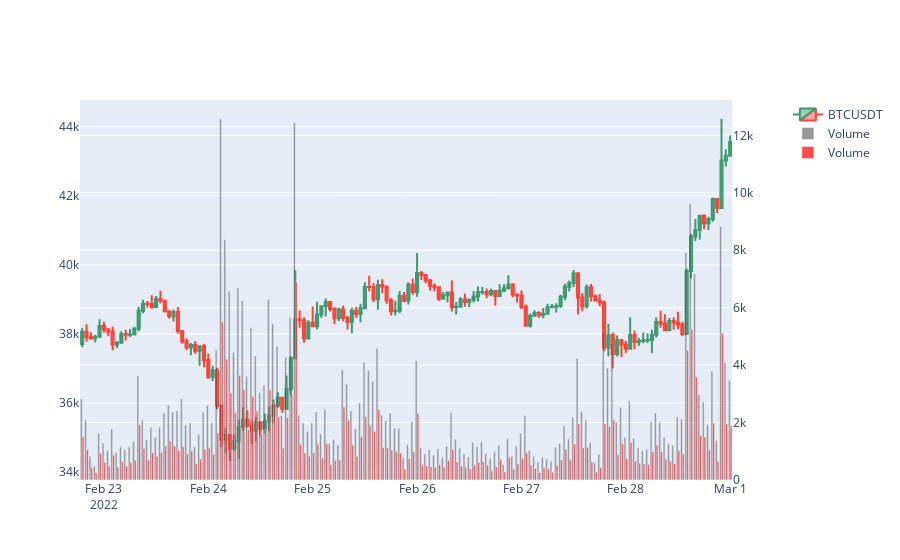

The notebook cell this image was saved under:
### Code cell
fig = make_subplots(specs=[[{"secondary_y": True}]])

fig.add_trace(go.Candlestick(x = df['open_time'],
                            open = df['open'],
                            high = df['high'],
                            low = df['low'],
                            close = df['close'],
                            name = 'BTCUSDT'),
                            row = 1, col = 1)

fig.add_trace(go.Bar(
            x = df['open_time'],
            y = df['volume'],
            name = 'Volume',
            marker_color = 'black', opacity = 0.4), row = 1, col = 1, secondary_y = True)

fig.add_trace(go.Bar(
            x = df['open_time'],
            y = df['taker_buy_volume'],
            name = 'Volume',
            marker_color = 'red', opacity = 0.7), row = 1, col = 1, secondary_y = True)

fig.update_layout(xaxis_rangeslider_visible = False)

fig.show()

### Figure 1 — Plotly figure (JSON) as saved in the notebook; plotly's stock layout.template omitted (floating-point values rounded to 4 significant figures; data arrays with more than 128 entries replaced by an {"elided": "..."} marker saying what was removed)
{"data": [{"close": {"elided": "150 float values"}, "high": {"elided": "150 float values"}, "low": {"elided": "150 float values"}, "name": "BTCUSDT", "open": {"elided": "150 float values"}, "type": "candlestick", "x": {"elided": "150 str values"}, "xaxis": "x", "yaxis": "y"}, {"marker": {"color": "black"}, "name": "Volume", "opacity": 0.4, "type": "bar", "x": {"elided": "150 str values"}, "xaxis": "x", "y": {"elided": "150 float values"}, "yaxis": "y2"}, {"marker": {"color": "red"}, "name": "Volume", "opacity": 0.7, "type": "bar", "x": {"elided": "150 str values"}, "xaxis": "x", "y": {"elided": "150 float values"}, "yaxis": "y2"}], "layout": {"xaxis": {"anchor": "y", "domain": [0, 0.94], "rangeslider": {"visible": false}}, "yaxis": {"anchor": "x", "domain": [0, 1]}, "yaxis2": {"anchor": "x", "overlaying": "y", "side": "right"}}}
